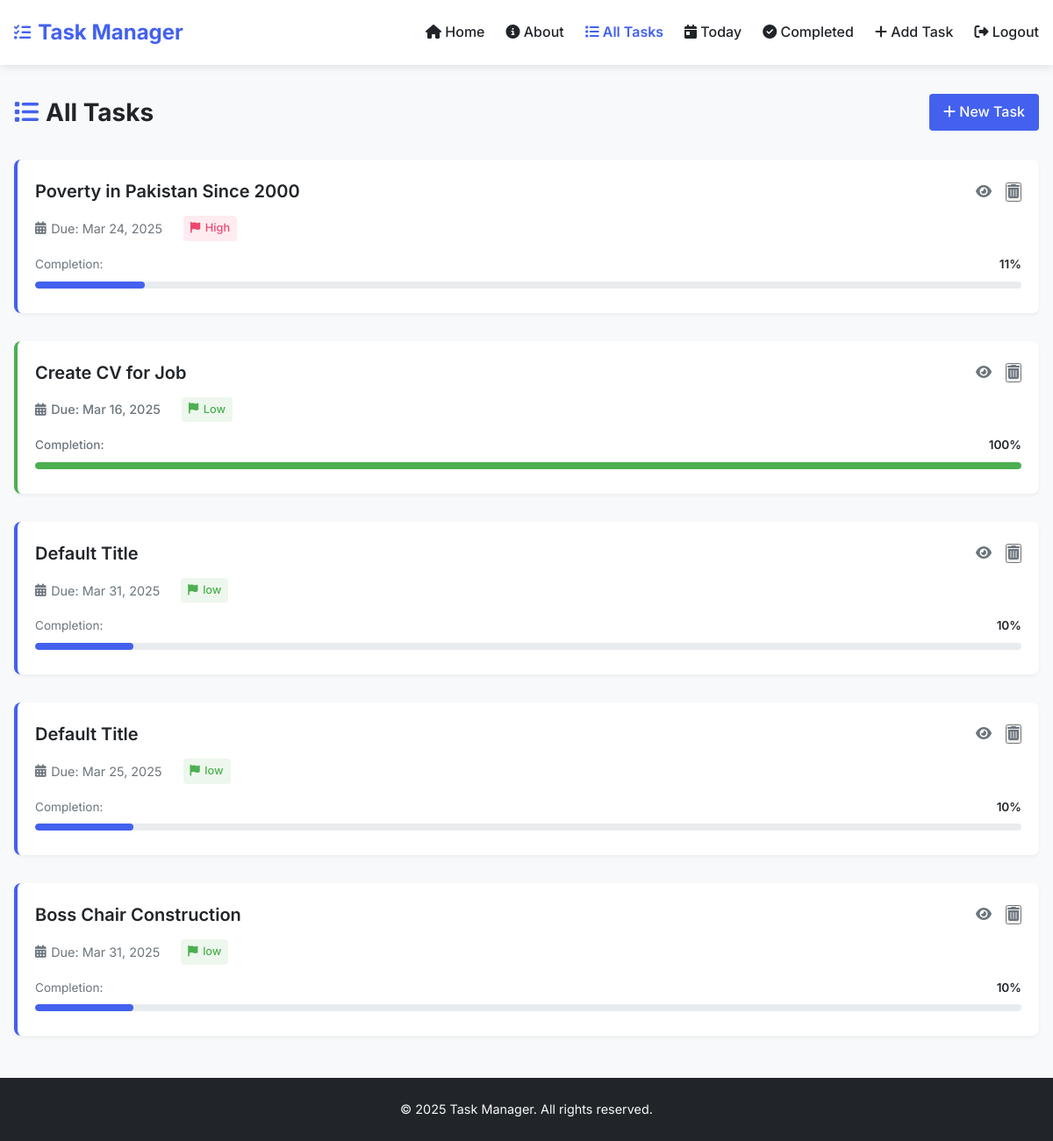
The app's page /all_tasks/ (signed in), older data.
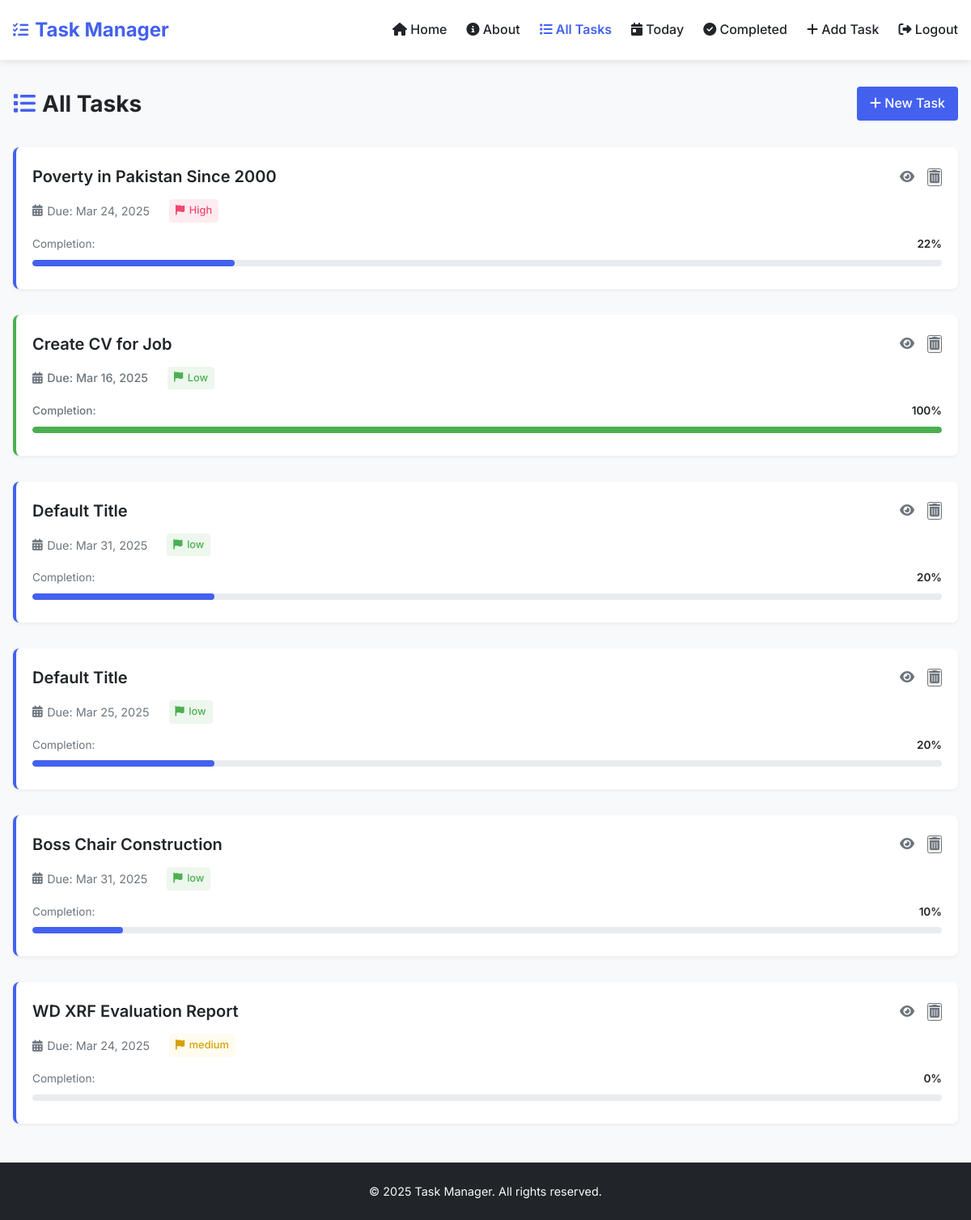
The same page, newer data.
### task_manager/models.py (models this page shows, shortened)
class Task(models.Model):
    description = models.TextField()
    title = models.CharField(max_length=200, blank=True, null=True)  # Add title field
    start_date = models.DateField()
    due_date = models.DateField()
    priority = models.CharField(max_length=10, choices=[
        ('High', 'High'),
        ('Medium', 'Medium'),
        ('Low', 'Low'),
    ])
    completed = models.BooleanField(default=False)

### task_manager/views.py (the view)
# urls.py: path("all_tasks/", views.all_tasks, name="all_tasks"),
@login_required
def all_tasks(request):
    tasks = Task.objects.all()
    for task in tasks:
        task.subtasks = Subtask.objects.filter(task=task)
        total_subtasks = task.subtasks.count()
        completed_subtasks = task.subtasks.filter(completed=True).count()
        if total_subtasks > 0:
            task.completion_percentage = (completed_subtasks / total_subtasks) * 100
        else:
            task.completion_percentage = 0
    return render(request, 'all_tasks.html', {'tasks': tasks})

### task_manager/templates/all_tasks.html (shortened to what this page needs)
{% extends 'base.html' %}
{% block content %}
<div class="page-header">
    <div class="page-header-content">
        <h2 class="page-title">
            <i class="fas fa-list"></i> All Tasks
        </h2>
        <div class="page-actions">
            <a href="{% url 'add_task' %}" class="btn btn-primary">
                <i class="fas fa-plus"></i> New Task
            </a>
        </div>
    </div>
</div>
{% if tasks %}
    <div class="task-list">
        {% for task in tasks %}
            <div class="task-item {% if task.completion_percentage == 100 %}completed{% endif %}">
                <div class="task-header">
                    <h3 class="task-title">
                        <a href="{% url 'task_detail' task.id %}">{{ task.title }}</a>
                    </h3>
                    <div class="task-actions">
                        <a href="{% url 'task_detail' task.id %}" class="task-action" title="View Details">
                            <i class="fas fa-eye"></i>
                        </a>
                        <form id="delete-form-{{ task.id }}" action="{% url 'delete_task' task.id %}" method="POST" style="display: inline;">
                            <button type="button" class="task-action delete" title="Delete Task" onclick="confirmDelete('{{ task.id }}');">
                                <i class="fas fa-trash-alt"></i>
                            </button>
                        </form>
                    </div>
                </div>
                <div class="task-meta">
                    <span><i class="fas fa-calendar-alt"></i> Due: {{ task.due_date|date:"M d, Y" }}</span>
                    <span class="priority priority-{{ task.priority|lower }}">
                        <i class="fas fa-flag"></i> {{ task.priority }}
                    </span>
                </div>
                <div class="task-progress">
                    <div class="progress-info">
                        <span class="progress-label">Completion:</span>
                        <span class="progress-percentage">{{ task.completion_percentage|floatformat:0 }}%</span>
                    </div>
                    <div class="progress-bar-container">
                        <div class="progress-bar {% if task.completion_percentage == 100 %}complete{% endif %}"
                             style="width: {{ task.completion_percentage }}%;"></div>
                    </div>
                </div>
            </div>
        {% endfor %}
    </div>
{% endif %}
{% endblock %}

Row changes from the older to the newer data that the page shows:
computed for Task "Poverty in Pakistan Since 2000": completion_percentage "11" → "22"; {{ task.completion_percentage }} 11.11111111111111 → 22.22222222222222 (drawn)
computed for Task (number 3 of 6 on the later page): completion_percentage "10" → "20"; {{ task.completion_percentage }} 10.0 → 20.0 (drawn)
computed for Task "Mar 25, 2025": completion_percentage "10" → "20"; {{ task.completion_percentage }} 10.0 → 20.0 (drawn)
added Task: title "WD XRF Evaluation Report", due_date "Mar 24, 2025", priority "medium", completion_percentage "0"
